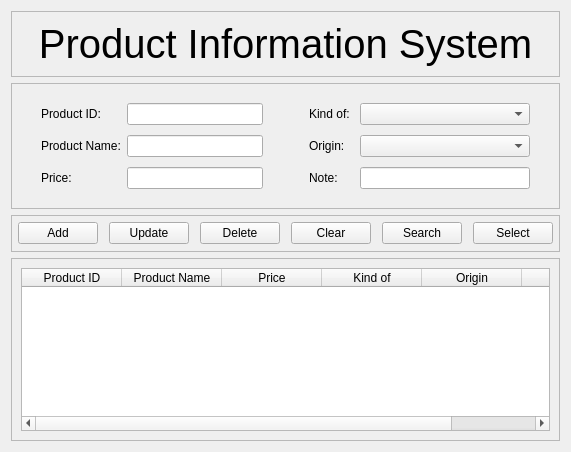
<?xml version="1.0" encoding="UTF-8"?>
<ui version="4.0">
 <class>Form</class>
 <widget class="QWidget" name="Form">
  <property name="geometry">
   <rect>
    <x>0</x>
    <y>0</y>
    <width>546</width>
    <height>452</height>
   </rect>
  </property>
  <property name="windowTitle">
   <string>Form</string>
  </property>
  <layout class="QGridLayout" name="gridLayout_5">
   <item row="0" column="0">
    <widget class="QFrame" name="frame">
     <property name="frameShape">
      <enum>QFrame::StyledPanel</enum>
     </property>
     <property name="frameShadow">
      <enum>QFrame::Raised</enum>
     </property>
     <layout class="QHBoxLayout" name="horizontalLayout">
      <item>
       <widget class="QLabel" name="label">
        <property name="font">
         <font>
          <pointsize>30</pointsize>
         </font>
        </property>
        <property name="text">
         <string>Product Information System</string>
        </property>
        <property name="alignment">
         <set>Qt::AlignCenter</set>
        </property>
       </widget>
      </item>
     </layout>
    </widget>
   </item>
   <item row="1" column="0">
    <widget class="QFrame" name="frame_2">
     <property name="frameShape">
      <enum>QFrame::StyledPanel</enum>
     </property>
     <property name="frameShadow">
      <enum>QFrame::Raised</enum>
     </property>
     <layout class="QGridLayout" name="gridLayout_3">
      <item row="0" column="0">
       <layout class="QGridLayout" name="gridLayout">
        <property name="leftMargin">
         <number>20</number>
        </property>
        <property name="topMargin">
         <number>10</number>
        </property>
        <property name="rightMargin">
         <number>20</number>
        </property>
        <property name="bottomMargin">
         <number>10</number>
        </property>
        <property name="verticalSpacing">
         <number>10</number>
        </property>
        <item row="0" column="0">
         <widget class="QLabel" name="label_2">
          <property name="text">
           <string>Product ID:</string>
          </property>
         </widget>
        </item>
        <item row="0" column="1">
         <widget class="QLineEdit" name="lineEdit"/>
        </item>
        <item row="1" column="0">
         <widget class="QLabel" name="label_3">
          <property name="text">
           <string>Product Name:</string>
          </property>
         </widget>
        </item>
        <item row="1" column="1">
         <widget class="QLineEdit" name="lineEdit_2"/>
        </item>
        <item row="2" column="0">
         <widget class="QLabel" name="label_4">
          <property name="text">
           <string>Price:</string>
          </property>
         </widget>
        </item>
        <item row="2" column="1">
         <widget class="QLineEdit" name="lineEdit_3"/>
        </item>
       </layout>
      </item>
      <item row="0" column="1">
       <layout class="QGridLayout" name="gridLayout_2">
        <property name="leftMargin">
         <number>20</number>
        </property>
        <property name="topMargin">
         <number>10</number>
        </property>
        <property name="rightMargin">
         <number>20</number>
        </property>
        <property name="bottomMargin">
         <number>10</number>
        </property>
        <property name="horizontalSpacing">
         <number>7</number>
        </property>
        <property name="verticalSpacing">
         <number>10</number>
        </property>
        <item row="0" column="0">
         <widget class="QLabel" name="label_5">
          <property name="text">
           <string>Kind of: </string>
          </property>
         </widget>
        </item>
        <item row="0" column="1">
         <widget class="QComboBox" name="comboBox"/>
        </item>
        <item row="1" column="0">
         <widget class="QLabel" name="label_6">
          <property name="text">
           <string>Origin: </string>
          </property>
         </widget>
        </item>
        <item row="1" column="1">
         <widget class="QComboBox" name="comboBox_2"/>
        </item>
        <item row="2" column="0">
         <widget class="QLabel" name="label_7">
          <property name="text">
           <string>Note:</string>
          </property>
         </widget>
        </item>
        <item row="2" column="1">
         <widget class="QLineEdit" name="lineEdit_4"/>
        </item>
       </layout>
      </item>
     </layout>
    </widget>
   </item>
   <item row="2" column="0">
    <widget class="QFrame" name="frame_3">
     <property name="frameShape">
      <enum>QFrame::StyledPanel</enum>
     </property>
     <property name="frameShadow">
      <enum>QFrame::Raised</enum>
     </property>
     <layout class="QHBoxLayout" name="horizontalLayout_2">
      <property name="spacing">
       <number>11</number>
      </property>
      <property name="leftMargin">
       <number>6</number>
      </property>
      <property name="topMargin">
       <number>6</number>
      </property>
      <property name="rightMargin">
       <number>6</number>
      </property>
      <property name="bottomMargin">
       <number>7</number>
      </property>
      <item>
       <widget class="QPushButton" name="pushButton">
        <property name="text">
         <string>Add</string>
        </property>
        <property name="icon">
         <iconset>
          <normaloff>icon/icon_add.svg</normaloff>icon/icon_add.svg</iconset>
        </property>
       </widget>
      </item>
      <item>
       <widget class="QPushButton" name="pushButton_2">
        <property name="text">
         <string>Update</string>
        </property>
        <property name="icon">
         <iconset>
          <normaloff>icon/icon_update.svg</normaloff>icon/icon_update.svg</iconset>
        </property>
       </widget>
      </item>
      <item>
       <widget class="QPushButton" name="pushButton_3">
        <property name="text">
         <string>Delete</string>
        </property>
        <property name="icon">
         <iconset>
          <normaloff>icon/icon_delete.svg</normaloff>icon/icon_delete.svg</iconset>
        </property>
       </widget>
      </item>
      <item>
       <widget class="QPushButton" name="pushButton_4">
        <property name="text">
         <string>Clear</string>
        </property>
        <property name="icon">
         <iconset>
          <normaloff>icon/icon_clear.svg</normaloff>icon/icon_clear.svg</iconset>
        </property>
       </widget>
      </item>
      <item>
       <widget class="QPushButton" name="pushButton_5">
        <property name="text">
         <string>Search</string>
        </property>
        <property name="icon">
         <iconset>
          <normaloff>icon/icon_search.svg</normaloff>icon/icon_search.svg</iconset>
        </property>
       </widget>
      </item>
      <item>
       <widget class="QPushButton" name="pushButton_6">
        <property name="text">
         <string>Select</string>
        </property>
        <property name="icon">
         <iconset>
          <normaloff>icon/icon_select.svg</normaloff>icon/icon_select.svg</iconset>
        </property>
       </widget>
      </item>
     </layout>
    </widget>
   </item>
   <item row="3" column="0">
    <widget class="QFrame" name="frame_4">
     <property name="frameShape">
      <enum>QFrame::StyledPanel</enum>
     </property>
     <property name="frameShadow">
      <enum>QFrame::Raised</enum>
     </property>
     <layout class="QGridLayout" name="gridLayout_4">
      <item row="0" column="0">
       <widget class="QTableWidget" name="tableWidget">
        <column>
         <property name="text">
          <string>Product ID</string>
         </property>
        </column>
        <column>
         <property name="text">
          <string>Product Name</string>
         </property>
        </column>
        <column>
         <property name="text">
          <string>Price</string>
         </property>
        </column>
        <column>
         <property name="text">
          <string>Kind of</string>
         </property>
        </column>
        <column>
         <property name="text">
          <string>Origin</string>
         </property>
        </column>
        <column>
         <property name="text">
          <string>Note</string>
         </property>
        </column>
       </widget>
      </item>
     </layout>
    </widget>
   </item>
  </layout>
 </widget>
 <resources/>
 <connections/>
</ui>
